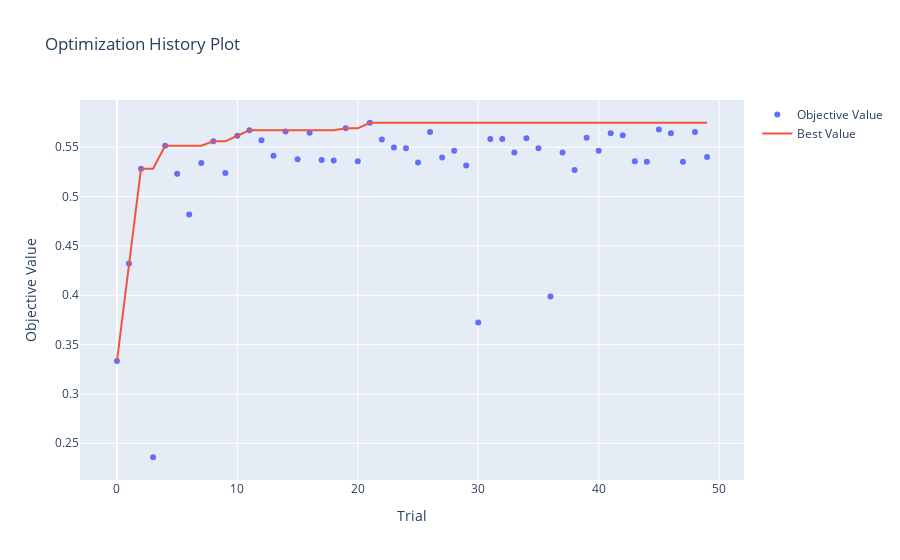
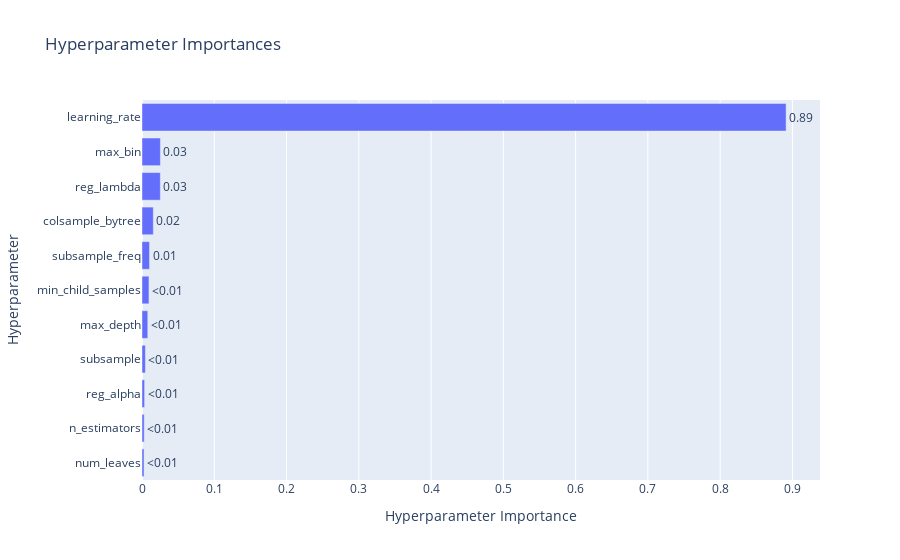
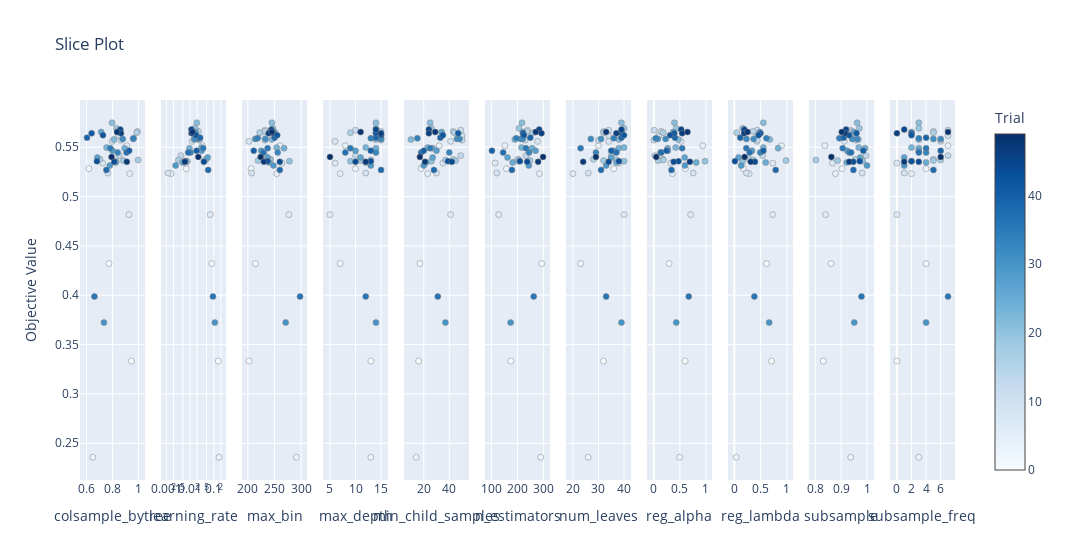

Notebook source saved alongside these figures, in order:
### Markdown cell above
##### First alghorithm: LightGBM

### Code cell
def objective(trial): # A trial is a process of evaluating an objective function
    #
    X_train, X_test, y_train, y_test = train_test_split(X, y, test_size=0.2, random_state=1)
    XX = pd.get_dummies(pd.concat([X_train, X_test], sort=False))
    X_train, X_test = XX.loc[X_train.index], XX.loc[X_test.index]

    X_train = clean_feature_names(X_train)
    X_test = clean_feature_names(X_test)

    X_train, X_test = X_train.align(X_test, join='inner', axis=1)

    scale_pos_weight = len(y[y == 0]) / len(y[y == 1]) # Rateo between minority and majority class to deal with the unbalance nature of the dataset
# Now we set the parameters for the tuning: the range is wide and the reason will be explained soon
    params = {
        'n_estimators': trial.suggest_int('n_estimators', 100, 300),
        'learning_rate': trial.suggest_loguniform('learning_rate', 0.001, 0.2),
        'max_depth': trial.suggest_int('max_depth', 5, 15),
        'num_leaves': trial.suggest_int('num_leaves', 20, 40),
        'min_child_samples': trial.suggest_int('min_child_samples', 10, 50),
        'subsample': trial.suggest_float('subsample', 0.8, 1.0),
        'subsample_freq': trial.suggest_int('subsample_freq', 0, 7),
        'colsample_bytree': trial.suggest_float('colsample_bytree', 0.6, 1.0),
        'reg_alpha': trial.suggest_float('reg_alpha', 0.0, 1.0),
        'reg_lambda': trial.suggest_float('reg_lambda', 0.0, 1.0),
        'max_bin': trial.suggest_int('max_bin', 200, 300),
        'scale_pos_weight': scale_pos_weight, 
        'force_col_wise': True,
        'verbosity': -1
    }
# We use CV to ensure that our model is able to generalize, and it's not just luck with a lucky split
    kf = StratifiedKFold(n_splits=10, shuffle=True, random_state=42) # the number of split is equal to 10 to ensure that each row of the df has been once in the test set and 9 times in the train
    scores = []

    for train_index, val_index in kf.split(X_train, y_train):
        X_fold_train, X_fold_val = X_train.iloc[train_index], X_train.iloc[val_index]
        y_fold_train, y_fold_val = y_train.iloc[train_index], y_train.iloc[val_index] # #y_fold_val is 30190

        model = lgb.LGBMClassifier(**params)
        model.fit(X_fold_train, y_fold_train)
        probas = model.predict_proba(X_fold_val)[:, 1]  # We predict the probability
        top_indices = np.argsort(probas)[-1698:]  # Sort the probability is descending order and select top 5000 (1:6 of the total more or less)
     # Now we count the number of positive contained in our choosen list out of the total as metric  
        top_positives = y_fold_val.iloc[top_indices].sum() 
        total_positives = y_fold_val.sum()  
        scores.append(top_positives / total_positives if total_positives > 0 else 0)  

    return np.mean(scores) # Mean for every split
# Optuna provide us the TPE Sampler: it's a Bayesian hyperparameter optimization algorithms that is able to learn about the relationship between the hyperparameters and the objective function to choose the parameters for each tria
sampler = optuna.samplers.TPESampler(seed=42)
study = optuna.create_study(direction='maximize', sampler=sampler)
study.optimize(objective, n_trials=50) 

best_params = study.best_params
best_score = study.best_value

print("Best Hyperparameters:", best_params)
print("Best Score for Top 50,000:", best_score)

history_plot = vis.plot_optimization_history(study)
history_plot.show()

importance_plot = vis.plot_param_importances(study)
importance_plot.show()

slice_plot = vis.plot_slice(study)
slice_plot.show()

### Figure 1 — Plotly figure (JSON) as saved in the notebook; plotly's stock layout.template omitted (floating-point values rounded to 4 significant figures)
{"data": [{"mode": "markers", "name": "Objective Value", "type": "scatter", "x": [0, 1, 2, 3, 4, 5, 6, 7, 8, 9, 10, 11, 12, 13, 14, 15, 16, 17, 18, 19, 20, 21, 22, 23, 24, 25, 26, 27, 28, 29, 30, 31, 32, 33, 34, 35, 36, 37, 38, 39, 40, 41, 42, 43, 44, 45, 46, 47, 48, 49], "y": [0.3333, 0.4321, 0.5283, 0.2358, 0.5516, 0.5233, 0.4818, 0.534, 0.556, 0.5239, 0.5616, 0.5673, 0.5572, 0.5415, 0.566, 0.5377, 0.5648, 0.5371, 0.5365, 0.5692, 0.5358, 0.5748, 0.5579, 0.5497, 0.5491, 0.5346, 0.5654, 0.5396, 0.5465, 0.5314, 0.3723, 0.5585, 0.5585, 0.5447, 0.5591, 0.5491, 0.3987, 0.5447, 0.527, 0.5597, 0.5465, 0.5642, 0.5623, 0.5358, 0.5352, 0.5679, 0.5642, 0.5352, 0.5654, 0.5403]}, {"mode": "lines", "name": "Best Value", "type": "scatter", "x": [0, 1, 2, 3, 4, 5, 6, 7, 8, 9, 10, 11, 12, 13, 14, 15, 16, 17, 18, 19, 20, 21, 22, 23, 24, 25, 26, 27, 28, 29, 30, 31, 32, 33, 34, 35, 36, 37, 38, 39, 40, 41, 42, 43, 44, 45, 46, 47, 48, 49], "y": [0.3333, 0.4321, 0.5283, 0.5283, 0.5516, 0.5516, 0.5516, 0.5516, 0.556, 0.556, 0.5616, 0.5673, 0.5673, 0.5673, 0.5673, 0.5673, 0.5673, 0.5673, 0.5673, 0.5692, 0.5692, 0.5748, 0.5748, 0.5748, 0.5748, 0.5748, 0.5748, 0.5748, 0.5748, 0.5748, 0.5748, 0.5748, 0.5748, 0.5748, 0.5748, 0.5748, 0.5748, 0.5748, 0.5748, 0.5748, 0.5748, 0.5748, 0.5748, 0.5748, 0.5748, 0.5748, 0.5748, 0.5748, 0.5748, 0.5748]}, {"marker": {"color": "#cccccc"}, "mode": "markers", "name": "Infeasible Trial", "showlegend": false, "type": "scatter", "x": [], "y": []}], "layout": {"title": {"text": "Optimization History Plot"}, "xaxis": {"title": {"text": "Trial"}}, "yaxis": {"title": {"text": "Objective Value"}}}}

### Figure 2 — Plotly figure (JSON) as saved in the notebook; plotly's stock layout.template omitted (floating-point values rounded to 4 significant figures)
{"data": [{"cliponaxis": false, "hovertemplate": ["num_leaves (IntDistribution): 0.0028240968632679683<extra></extra>", "n_estimators (IntDistribution): 0.003049615768216604<extra></extra>", "reg_alpha (FloatDistribution): 0.0036084890389502717<extra></extra>", "subsample (FloatDistribution): 0.004738715898626048<extra></extra>", "max_depth (IntDistribution): 0.008000808631096751<extra></extra>", "min_child_samples (IntDistribution): 0.009640835236501055<extra></extra>", "subsample_freq (IntDistribution): 0.010406255345557835<extra></extra>", "colsample_bytree (FloatDistribution): 0.01564792790956421<extra></extra>", "reg_lambda (FloatDistribution): 0.025365293092370844<extra></extra>", "max_bin (IntDistribution): 0.02549348277919593<extra></extra>", "learning_rate (FloatDistribution): 0.8912244794366524<extra></extra>"], "name": "Objective Value", "orientation": "h", "text": ["<0.01", "<0.01", "<0.01", "<0.01", "<0.01", "<0.01", "0.01", "0.02", "0.03", "0.03", "0.89"], "textposition": "outside", "type": "bar", "x": [0.002824, 0.00305, 0.003608, 0.004739, 0.008001, 0.009641, 0.01041, 0.01565, 0.02537, 0.02549, 0.8912], "y": ["num_leaves", "n_estimators", "reg_alpha", "subsample", "max_depth", "min_child_samples", "subsample_freq", "colsample_bytree", "reg_lambda", "max_bin", "learning_rate"]}], "layout": {"title": {"text": "Hyperparameter Importances"}, "xaxis": {"title": {"text": "Hyperparameter Importance"}}, "yaxis": {"title": {"text": "Hyperparameter"}}}}

### Figure 3 — Plotly figure (JSON) as saved in the notebook; plotly's stock layout.template omitted (floating-point values rounded to 4 significant figures)
{"data": [{"marker": {"color": [0, 1, 2, 3, 4, 5, 6, 7, 8, 9, 10, 11, 12, 13, 14, 15, 16, 17, 18, 19, 20, 21, 22, 23, 24, 25, 26, 27, 28, 29, 30, 31, 32, 33, 34, 35, 36, 37, 38, 39, 40, 41, 42, 43, 44, 45, 46, 47, 48, 49], "colorbar": {"title": {"text": "Trial"}, "x": 1, "xpad": 40}, "colorscale": [[0, "rgb(247,251,255)"], [0.125, "rgb(222,235,247)"], [0.25, "rgb(198,219,239)"], [0.375, "rgb(158,202,225)"], [0.5, "rgb(107,174,214)"], [0.625, "rgb(66,146,198)"], [0.75, "rgb(33,113,181)"], [0.875, "rgb(8,81,156)"], [1, "rgb(8,48,107)"]], "line": {"color": "Grey", "width": 0.5}, "showscale": true}, "mode": "markers", "name": "Feasible Trial", "showlegend": false, "type": "scatter", "x": [0.9465, 0.7728, 0.6186, 0.6488, 0.9101, 0.9315, 0.9262, 0.7244, 0.7975, 0.7642, 0.8496, 0.8539, 0.8643, 0.8524, 0.9918, 0.7033, 0.9861, 0.9965, 0.8836, 0.8293, 0.828, 0.7963, 0.8107, 0.7544, 0.8934, 0.8257, 0.713, 0.6838, 0.8008, 0.7794, 0.7343, 0.9597, 0.8787, 0.84, 0.9614, 0.7831, 0.6613, 0.9079, 0.7531, 0.6041, 0.9285, 0.6395, 0.7266, 0.6803, 0.813, 0.8604, 0.865, 0.9102, 0.8344, 0.793], "xaxis": "x", "y": [0.3333, 0.4321, 0.5283, 0.2358, 0.5516, 0.5233, 0.4818, 0.534, 0.556, 0.5239, 0.5616, 0.5673, 0.5572, 0.5415, 0.566, 0.5377, 0.5648, 0.5371, 0.5365, 0.5692, 0.5358, 0.5748, 0.5579, 0.5497, 0.5491, 0.5346, 0.5654, 0.5396, 0.5465, 0.5314, 0.3723, 0.5585, 0.5585, 0.5447, 0.5591, 0.5491, 0.3987, 0.5447, 0.527, 0.5597, 0.5465, 0.5642, 0.5623, 0.5358, 0.5352, 0.5679, 0.5642, 0.5352, 0.5654, 0.5403], "yaxis": "y"}, {"marker": {"color": [0, 1, 2, 3, 4, 5, 6, 7, 8, 9, 10, 11, 12, 13, 14, 15, 16, 17, 18, 19, 20, 21, 22, 23, 24, 25, 26, 27, 28, 29, 30, 31, 32, 33, 34, 35, 36, 37, 38, 39, 40, 41, 42, 43, 44, 45, 46, 47, 48, 49], "colorbar": {"title": {"text": "Trial"}, "x": 1, "xpad": 40}, "colorscale": [[0, "rgb(247,251,255)"], [0.125, "rgb(222,235,247)"], [0.25, "rgb(198,219,239)"], [0.375, "rgb(158,202,225)"], [0.5, "rgb(107,174,214)"], [0.625, "rgb(66,146,198)"], [0.75, "rgb(33,113,181)"], [0.875, "rgb(8,81,156)"], [1, "rgb(8,48,107)"]], "line": {"color": "Grey", "width": 0.5}, "showscale": false}, "mode": "markers", "name": "Feasible Trial", "showlegend": false, "type": "scatter", "x": [0.154, 0.08231, 0.006966, 0.1667, 0.03346, 0.001598, 0.07013, 0.006681, 0.01221, 0.001181, 0.01932, 0.0187, 0.02411, 0.004157, 0.02238, 0.04711, 0.01236, 0.003255, 0.04221, 0.01593, 0.007729, 0.01924, 0.0144, 0.0302, 0.009454, 0.004854, 0.01748, 0.05522, 0.03089, 0.002486, 0.1105, 0.02162, 0.01568, 0.01047, 0.02468, 0.03578, 0.09225, 0.008404, 0.05799, 0.02645, 0.01883, 0.01467, 0.01776, 0.006347, 0.03816, 0.01141, 0.01156, 0.006046, 0.01258, 0.02236], "xaxis": "x2", "y": [0.3333, 0.4321, 0.5283, 0.2358, 0.5516, 0.5233, 0.4818, 0.534, 0.556, 0.5239, 0.5616, 0.5673, 0.5572, 0.5415, 0.566, 0.5377, 0.5648, 0.5371, 0.5365, 0.5692, 0.5358, 0.5748, 0.5579, 0.5497, 0.5491, 0.5346, 0.5654, 0.5396, 0.5465, 0.5314, 0.3723, 0.5585, 0.5585, 0.5447, 0.5591, 0.5491, 0.3987, 0.5447, 0.527, 0.5597, 0.5465, 0.5642, 0.5623, 0.5358, 0.5352, 0.5679, 0.5642, 0.5352, 0.5654, 0.5403], "yaxis": "y2"}, {"marker": {"color": [0, 1, 2, 3, 4, 5, 6, 7, 8, 9, 10, 11, 12, 13, 14, 15, 16, 17, 18, 19, 20, 21, 22, 23, 24, 25, 26, 27, 28, 29, 30, 31, 32, 33, 34, 35, 36, 37, 38, 39, 40, 41, 42, 43, 44, 45, 46, 47, 48, 49], "colorbar": {"title": {"text": "Trial"}, "x": 1, "xpad": 40}, "colorscale": [[0, "rgb(247,251,255)"], [0.125, "rgb(222,235,247)"], [0.25, "rgb(198,219,239)"], [0.375, "rgb(158,202,225)"], [0.5, "rgb(107,174,214)"], [0.625, "rgb(66,146,198)"], [0.75, "rgb(33,113,181)"], [0.875, "rgb(8,81,156)"], [1, "rgb(8,48,107)"]], "line": {"color": "Grey", "width": 0.5}, "showscale": false}, "mode": "markers", "name": "Feasible Trial", "showlegend": false, "type": "scatter", "x": [202, 214, 206, 291, 260, 254, 277, 264, 202, 207, 228, 232, 232, 233, 232, 243, 222, 242, 219, 247, 278, 245, 245, 254, 268, 240, 250, 237, 225, 248, 271, 233, 214, 256, 218, 237, 298, 229, 260, 250, 211, 248, 255, 237, 260, 244, 239, 230, 245, 224], "xaxis": "x3", "y": [0.3333, 0.4321, 0.5283, 0.2358, 0.5516, 0.5233, 0.4818, 0.534, 0.556, 0.5239, 0.5616, 0.5673, 0.5572, 0.5415, 0.566, 0.5377, 0.5648, 0.5371, 0.5365, 0.5692, 0.5358, 0.5748, 0.5579, 0.5497, 0.5491, 0.5346, 0.5654, 0.5396, 0.5465, 0.5314, 0.3723, 0.5585, 0.5585, 0.5447, 0.5591, 0.5491, 0.3987, 0.5447, 0.527, 0.5597, 0.5465, 0.5642, 0.5623, 0.5358, 0.5352, 0.5679, 0.5642, 0.5352, 0.5654, 0.5403], "yaxis": "y3"}, {"marker": {"color": [0, 1, 2, 3, 4, 5, 6, 7, 8, 9, 10, 11, 12, 13, 14, 15, 16, 17, 18, 19, 20, 21, 22, 23, 24, 25, 26, 27, 28, 29, 30, 31, 32, 33, 34, 35, 36, 37, 38, 39, 40, 41, 42, 43, 44, 45, 46, 47, 48, 49], "colorbar": {"title": {"text": "Trial"}, "x": 1, "xpad": 40}, "colorscale": [[0, "rgb(247,251,255)"], [0.125, "rgb(222,235,247)"], [0.25, "rgb(198,219,239)"], [0.375, "rgb(158,202,225)"], [0.5, "rgb(107,174,214)"], [0.625, "rgb(66,146,198)"], [0.75, "rgb(33,113,181)"], [0.875, "rgb(8,81,156)"], [1, "rgb(8,48,107)"]], "line": {"color": "Grey", "width": 0.5}, "showscale": false}, "mode": "markers", "name": "Feasible Trial", "showlegend": false, "type": "scatter", "x": [13, 7, 10, 13, 8, 7, 5, 6, 6, 12, 15, 10, 15, 10, 15, 11, 9, 13, 11, 14, 9, 14, 14, 12, 14, 12, 14, 11, 10, 13, 14, 15, 15, 14, 13, 9, 12, 8, 15, 14, 13, 14, 15, 13, 10, 14, 15, 12, 11, 5], "xaxis": "x4", "y": [0.3333, 0.4321, 0.5283, 0.2358, 0.5516, 0.5233, 0.4818, 0.534, 0.556, 0.5239, 0.5616, 0.5673, 0.5572, 0.5415, 0.566, 0.5377, 0.5648, 0.5371, 0.5365, 0.5692, 0.5358, 0.5748, 0.5579, 0.5497, 0.5491, 0.5346, 0.5654, 0.5396, 0.5465, 0.5314, 0.3723, 0.5585, 0.5585, 0.5447, 0.5591, 0.5491, 0.3987, 0.5447, 0.527, 0.5597, 0.5465, 0.5642, 0.5623, 0.5358, 0.5352, 0.5679, 0.5642, 0.5352, 0.5654, 0.5403], "yaxis": "y4"}, {"marker": {"color": [0, 1, 2, 3, 4, 5, 6, 7, 8, 9, 10, 11, 12, 13, 14, 15, 16, 17, 18, 19, 20, 21, 22, 23, 24, 25, 26, 27, 28, 29, 30, 31, 32, 33, 34, 35, 36, 37, 38, 39, 40, 41, 42, 43, 44, 45, 46, 47, 48, 49], "colorbar": {"title": {"text": "Trial"}, "x": 1, "xpad": 40}, "colorscale": [[0, "rgb(247,251,255)"], [0.125, "rgb(222,235,247)"], [0.25, "rgb(198,219,239)"], [0.375, "rgb(158,202,225)"], [0.5, "rgb(107,174,214)"], [0.625, "rgb(66,146,198)"], [0.75, "rgb(33,113,181)"], [0.875, "rgb(8,81,156)"], [1, "rgb(8,48,107)"]], "line": {"color": "Grey", "width": 0.5}, "showscale": false}, "mode": "markers", "name": "Feasible Trial", "showlegend": false, "type": "scatter", "x": [16, 17, 18, 14, 32, 23, 41, 35, 41, 30, 50, 49, 50, 49, 43, 43, 44, 37, 45, 26, 26, 25, 10, 23, 27, 22, 34, 27, 30, 20, 37, 46, 48, 40, 15, 25, 31, 18, 28, 33, 20, 47, 35, 39, 42, 24, 24, 21, 29, 17], "xaxis": "x5", "y": [0.3333, 0.4321, 0.5283, 0.2358, 0.5516, 0.5233, 0.4818, 0.534, 0.556, 0.5239, 0.5616, 0.5673, 0.5572, 0.5415, 0.566, 0.5377, 0.5648, 0.5371, 0.5365, 0.5692, 0.5358, 0.5748, 0.5579, 0.5497, 0.5491, 0.5346, 0.5654, 0.5396, 0.5465, 0.5314, 0.3723, 0.5585, 0.5585, 0.5447, 0.5591, 0.5491, 0.3987, 0.5447, 0.527, 0.5597, 0.5465, 0.5642, 0.5623, 0.5358, 0.5352, 0.5679, 0.5642, 0.5352, 0.5654, 0.5403], "yaxis": "y5"}, {"marker": {"color": [0, 1, 2, 3, 4, 5, 6, 7, 8, 9, 10, 11, 12, 13, 14, 15, 16, 17, 18, 19, 20, 21, 22, 23, 24, 25, 26, 27, 28, 29, 30, 31, 32, 33, 34, 35, 36, 37, 38, 39, 40, 41, 42, 43, 44, 45, 46, 47, 48, 49], "colorbar": {"title": {"text": "Trial"}, "x": 1, "xpad": 40}, "colorscale": [[0, "rgb(247,251,255)"], [0.125, "rgb(222,235,247)"], [0.25, "rgb(198,219,239)"], [0.375, "rgb(158,202,225)"], [0.5, "rgb(107,174,214)"], [0.625, "rgb(66,146,198)"], [0.75, "rgb(33,113,181)"], [0.875, "rgb(8,81,156)"], [1, "rgb(8,48,107)"]], "line": {"color": "Grey", "width": 0.5}, "showscale": false}, "mode": "markers", "name": "Feasible Trial", "showlegend": false, "type": "scatter", "x": [175, 294, 158, 290, 152, 285, 128, 114, 278, 121, 234, 239, 230, 233, 237, 205, 261, 200, 249, 206, 205, 218, 190, 216, 257, 182, 221, 162, 270, 244, 174, 221, 213, 245, 196, 233, 263, 145, 179, 250, 102, 222, 225, 210, 238, 284, 293, 280, 271, 299], "xaxis": "x6", "y": [0.3333, 0.4321, 0.5283, 0.2358, 0.5516, 0.5233, 0.4818, 0.534, 0.556, 0.5239, 0.5616, 0.5673, 0.5572, 0.5415, 0.566, 0.5377, 0.5648, 0.5371, 0.5365, 0.5692, 0.5358, 0.5748, 0.5579, 0.5497, 0.5491, 0.5346, 0.5654, 0.5396, 0.5465, 0.5314, 0.3723, 0.5585, 0.5585, 0.5447, 0.5591, 0.5491, 0.3987, 0.5447, 0.527, 0.5597, 0.5465, 0.5642, 0.5623, 0.5358, 0.5352, 0.5679, 0.5642, 0.5352, 0.5654, 0.5403], "yaxis": "y6"}, {"marker": {"color": [0, 1, 2, 3, 4, 5, 6, 7, 8, 9, 10, 11, 12, 13, 14, 15, 16, 17, 18, 19, 20, 21, 22, 23, 24, 25, 26, 27, 28, 29, 30, 31, 32, 33, 34, 35, 36, 37, 38, 39, 40, 41, 42, 43, 44, 45, 46, 47, 48, 49], "colorbar": {"title": {"text": "Trial"}, "x": 1, "xpad": 40}, "colorscale": [[0, "rgb(247,251,255)"], [0.125, "rgb(222,235,247)"], [0.25, "rgb(198,219,239)"], [0.375, "rgb(158,202,225)"], [0.5, "rgb(107,174,214)"], [0.625, "rgb(66,146,198)"], [0.75, "rgb(33,113,181)"], [0.875, "rgb(8,81,156)"], [1, "rgb(8,48,107)"]], "line": {"color": "Grey", "width": 0.5}, "showscale": false}, "mode": "markers", "name": "Feasible Trial", "showlegend": false, "type": "scatter", "x": [32, 23, 36, 26, 30, 20, 40, 38, 34, 26, 34, 34, 30, 35, 32, 28, 32, 37, 32, 40, 40, 39, 38, 40, 38, 37, 39, 35, 36, 33, 39, 31, 27, 29, 36, 23, 33, 37, 31, 39, 35, 39, 40, 38, 34, 39, 37, 24, 33, 29], "xaxis": "x7", "y": [0.3333, 0.4321, 0.5283, 0.2358, 0.5516, 0.5233, 0.4818, 0.534, 0.556, 0.5239, 0.5616, 0.5673, 0.5572, 0.5415, 0.566, 0.5377, 0.5648, 0.5371, 0.5365, 0.5692, 0.5358, 0.5748, 0.5579, 0.5497, 0.5491, 0.5346, 0.5654, 0.5396, 0.5465, 0.5314, 0.3723, 0.5585, 0.5585, 0.5447, 0.5591, 0.5491, 0.3987, 0.5447, 0.527, 0.5597, 0.5465, 0.5642, 0.5623, 0.5358, 0.5352, 0.5679, 0.5642, 0.5352, 0.5654, 0.5403], "yaxis": "y7"}, {"marker": {"color": [0, 1, 2, 3, 4, 5, 6, 7, 8, 9, 10, 11, 12, 13, 14, 15, 16, 17, 18, 19, 20, 21, 22, 23, 24, 25, 26, 27, 28, 29, 30, 31, 32, 33, 34, 35, 36, 37, 38, 39, 40, 41, 42, 43, 44, 45, 46, 47, 48, 49], "colorbar": {"title": {"text": "Trial"}, "x": 1, "xpad": 40}, "colorscale": [[0, "rgb(247,251,255)"], [0.125, "rgb(222,235,247)"], [0.25, "rgb(198,219,239)"], [0.375, "rgb(158,202,225)"], [0.5, "rgb(107,174,214)"], [0.625, "rgb(66,146,198)"], [0.75, "rgb(33,113,181)"], [0.875, "rgb(8,81,156)"], [1, "rgb(8,48,107)"]], "line": {"color": "Grey", "width": 0.5}, "showscale": false}, "mode": "markers", "name": "Feasible Trial", "showlegend": false, "type": "scatter", "x": [0.6011, 0.2912, 0.6075, 0.4952, 0.9395, 0.3568, 0.7069, 0.3252, 0.5227, 0.7556, 0.09697, 0.006648, 0.001843, 0.02005, 0.1416, 0.176, 0.1833, 0.1814, 0.08293, 0.4323, 0.9828, 0.3944, 0.4714, 0.4179, 0.2646, 0.8137, 0.3724, 0.5919, 0.2688, 0.5978, 0.4303, 0.07506, 0.2257, 0.1286, 0.03673, 0.5435, 0.6697, 0.1429, 0.3387, 0.4055, 0.2437, 0.392, 0.3131, 0.4736, 0.381, 0.5258, 0.5429, 0.6915, 0.6458, 0.04634], "xaxis": "x8", "y": [0.3333, 0.4321, 0.5283, 0.2358, 0.5516, 0.5233, 0.4818, 0.534, 0.556, 0.5239, 0.5616, 0.5673, 0.5572, 0.5415, 0.566, 0.5377, 0.5648, 0.5371, 0.5365, 0.5692, 0.5358, 0.5748, 0.5579, 0.5497, 0.5491, 0.5346, 0.5654, 0.5396, 0.5465, 0.5314, 0.3723, 0.5585, 0.5585, 0.5447, 0.5591, 0.5491, 0.3987, 0.5447, 0.527, 0.5597, 0.5465, 0.5642, 0.5623, 0.5358, 0.5352, 0.5679, 0.5642, 0.5352, 0.5654, 0.5403], "yaxis": "y8"}, {"marker": {"color": [0, 1, 2, 3, 4, 5, 6, 7, 8, 9, 10, 11, 12, 13, 14, 15, 16, 17, 18, 19, 20, 21, 22, 23, 24, 25, 26, 27, 28, 29, 30, 31, 32, 33, 34, 35, 36, 37, 38, 39, 40, 41, 42, 43, 44, 45, 46, 47, 48, 49], "colorbar": {"title": {"text": "Trial"}, "x": 1, "xpad": 40}, "colorscale": [[0, "rgb(247,251,255)"], [0.125, "rgb(222,235,247)"], [0.25, "rgb(198,219,239)"], [0.375, "rgb(158,202,225)"], [0.5, "rgb(107,174,214)"], [0.625, "rgb(66,146,198)"], [0.75, "rgb(33,113,181)"], [0.875, "rgb(8,81,156)"], [1, "rgb(8,48,107)"]], "line": {"color": "Grey", "width": 0.5}, "showscale": false}, "mode": "markers", "name": "Feasible Trial", "showlegend": false, "type": "scatter", "x": [0.7081, 0.6119, 0.1705, 0.03439, 0.8948, 0.2809, 0.729, 0.7296, 0.4275, 0.2288, 0.4288, 0.4362, 0.4367, 0.5374, 0.3535, 0.2874, 0.04312, 0.3587, 0.9813, 0.1592, 0.1565, 0.5504, 0.6737, 0.5508, 0.8316, 0.5954, 0.4836, 0.08006, 0.3348, 0.1308, 0.6616, 0.3661, 0.23, 0.4923, 0.6091, 0.2275, 0.3802, 0.2924, 0.7851, 0.1126, 0.5509, 0.4962, 0.4599, 0.01109, 0.3909, 0.1893, 0.1847, 0.3109, 0.2503, 0.1951], "xaxis": "x9", "y": [0.3333, 0.4321, 0.5283, 0.2358, 0.5516, 0.5233, 0.4818, 0.534, 0.556, 0.5239, 0.5616, 0.5673, 0.5572, 0.5415, 0.566, 0.5377, 0.5648, 0.5371, 0.5365, 0.5692, 0.5358, 0.5748, 0.5579, 0.5497, 0.5491, 0.5346, 0.5654, 0.5396, 0.5465, 0.5314, 0.3723, 0.5585, 0.5585, 0.5447, 0.5591, 0.5491, 0.3987, 0.5447, 0.527, 0.5597, 0.5465, 0.5642, 0.5623, 0.5358, 0.5352, 0.5679, 0.5642, 0.5352, 0.5654, 0.5403], "yaxis": "y9"}, {"marker": {"color": [0, 1, 2, 3, 4, 5, 6, 7, 8, 9, 10, 11, 12, 13, 14, 15, 16, 17, 18, 19, 20, 21, 22, 23, 24, 25, 26, 27, 28, 29, 30, 31, 32, 33, 34, 35, 36, 37, 38, 39, 40, 41, 42, 43, 44, 45, 46, 47, 48, 49], "colorbar": {"title": {"text": "Trial"}, "x": 1, "xpad": 40}, "colorscale": [[0, "rgb(247,251,255)"], [0.125, "rgb(222,235,247)"], [0.25, "rgb(198,219,239)"], [0.375, "rgb(158,202,225)"], [0.5, "rgb(107,174,214)"], [0.625, "rgb(66,146,198)"], [0.75, "rgb(33,113,181)"], [0.875, "rgb(8,81,156)"], [1, "rgb(8,48,107)"]], "line": {"color": "Grey", "width": 0.5}, "showscale": false}, "mode": "markers", "name": "Feasible Trial", "showlegend": false, "type": "scatter", "x": [0.8312, 0.8608, 0.9028, 0.9368, 0.837, 0.8777, 0.8397, 0.8662, 0.9123, 0.9815, 0.9379, 0.936, 0.9572, 0.9963, 0.9392, 0.9542, 0.9233, 0.8025, 0.8862, 0.9701, 0.9835, 0.9614, 0.9662, 0.9678, 0.9924, 0.9214, 0.9491, 0.9732, 0.9235, 0.9998, 0.9505, 0.9428, 0.9617, 0.9314, 0.8929, 0.9057, 0.9785, 0.9383, 0.9473, 0.9098, 0.9854, 0.9592, 0.9308, 0.9717, 0.9467, 0.9188, 0.9153, 0.9312, 0.9022, 0.8622], "xaxis": "x10", "y": [0.3333, 0.4321, 0.5283, 0.2358, 0.5516, 0.5233, 0.4818, 0.534, 0.556, 0.5239, 0.5616, 0.5673, 0.5572, 0.5415, 0.566, 0.5377, 0.5648, 0.5371, 0.5365, 0.5692, 0.5358, 0.5748, 0.5579, 0.5497, 0.5491, 0.5346, 0.5654, 0.5396, 0.5465, 0.5314, 0.3723, 0.5585, 0.5585, 0.5447, 0.5591, 0.5491, 0.3987, 0.5447, 0.527, 0.5597, 0.5465, 0.5642, 0.5623, 0.5358, 0.5352, 0.5679, 0.5642, 0.5352, 0.5654, 0.5403], "yaxis": "y10"}, {"marker": {"color": [0, 1, 2, 3, 4, 5, 6, 7, 8, 9, 10, 11, 12, 13, 14, 15, 16, 17, 18, 19, 20, 21, 22, 23, 24, 25, 26, 27, 28, 29, 30, 31, 32, 33, 34, 35, 36, 37, 38, 39, 40, 41, 42, 43, 44, 45, 46, 47, 48, 49], "colorbar": {"title": {"text": "Trial"}, "x": 1, "xpad": 40}, "colorscale": [[0, "rgb(247,251,255)"], [0.125, "rgb(222,235,247)"], [0.25, "rgb(198,219,239)"], [0.375, "rgb(158,202,225)"], [0.5, "rgb(107,174,214)"], [0.625, "rgb(66,146,198)"], [0.75, "rgb(33,113,181)"], [0.875, "rgb(8,81,156)"], [1, "rgb(8,48,107)"]], "line": {"color": "Grey", "width": 0.5}, "showscale": false}, "mode": "markers", "name": "Feasible Trial", "showlegend": false, "type": "scatter", "x": [0, 4, 4, 3, 7, 2, 0, 0, 6, 1, 7, 7, 6, 7, 5, 5, 5, 6, 5, 3, 2, 3, 3, 2, 3, 4, 2, 1, 3, 1, 4, 5, 6, 4, 3, 4, 7, 3, 5, 4, 6, 2, 2, 2, 3, 1, 0, 1, 7, 6], "xaxis": "x11", "y": [0.3333, 0.4321, 0.5283, 0.2358, 0.5516, 0.5233, 0.4818, 0.534, 0.556, 0.5239, 0.5616, 0.5673, 0.5572, 0.5415, 0.566, 0.5377, 0.5648, 0.5371, 0.5365, 0.5692, 0.5358, 0.5748, 0.5579, 0.5497, 0.5491, 0.5346, 0.5654, 0.5396, 0.5465, 0.5314, 0.3723, 0.5585, 0.5585, 0.5447, 0.5591, 0.5491, 0.3987, 0.5447, 0.527, 0.5597, 0.5465, 0.5642, 0.5623, 0.5358, 0.5352, 0.5679, 0.5642, 0.5352, 0.5654, 0.5403], "yaxis": "y11"}], "layout": {"title": {"text": "Slice Plot"}, "width": 3300, "xaxis": {"anchor": "y", "domain": [0, 0.07438], "title": {"text": "colsample_bytree"}}, "xaxis10": {"anchor": "y10", "domain": [0.8331, 0.9074], "title": {"text": "subsample"}}, "xaxis11": {"anchor": "y11", "domain": [0.9256, 1.0], "title": {"text": "subsample_freq"}}, "xaxis2": {"anchor": "y2", "domain": [0.09256, 0.1669], "title": {"text": "learning_rate"}, "type": "log"}, "xaxis3": {"anchor": "y3", "domain": [0.1851, 0.2595], "title": {"text": "max_bin"}}, "xaxis4": {"anchor": "y4", "domain": [0.2777, 0.3521], "title": {"text": "max_depth"}}, "xaxis5": {"anchor": "y5", "domain": [0.3702, 0.4446], "title": {"text": "min_child_samples"}}, "xaxis6": {"anchor": "y6", "domain": [0.4628, 0.5372], "title": {"text": "n_estimators"}}, "xaxis7": {"anchor": "y7", "domain": [0.5554, 0.6298], "title": {"text": "num_leaves"}}, "xaxis8": {"anchor": "y8", "domain": [0.6479, 0.7223], "title": {"text": "reg_alpha"}}, "xaxis9": {"anchor": "y9", "domain": [0.7405, 0.8149], "title": {"text": "reg_lambda"}}, "yaxis": {"anchor": "x", "domain": [0, 1], "title": {"text": "Objective Value"}}, "yaxis10": {"anchor": "x10", "domain": [0, 1], "matches": "y", "showticklabels": false}, "yaxis11": {"anchor": "x11", "domain": [0, 1], "matches": "y", "showticklabels": false}, "yaxis2": {"anchor": "x2", "domain": [0, 1], "matches": "y", "showticklabels": false}, "yaxis3": {"anchor": "x3", "domain": [0, 1], "matches": "y", "showticklabels": false}, "yaxis4": {"anchor": "x4", "domain": [0, 1], "matches": "y", "showticklabels": false}, "yaxis5": {"anchor": "x5", "domain": [0, 1], "matches": "y", "showticklabels": false}, "yaxis6": {"anchor": "x6", "domain": [0, 1], "matches": "y", "showticklabels": false}, "yaxis7": {"anchor": "x7", "domain": [0, 1], "matches": "y", "showticklabels": false}, "yaxis8": {"anchor": "x8", "domain": [0, 1], "matches": "y", "showticklabels": false}, "yaxis9": {"anchor": "x9", "domain": [0, 1], "matches": "y", "showticklabels": false}}}
